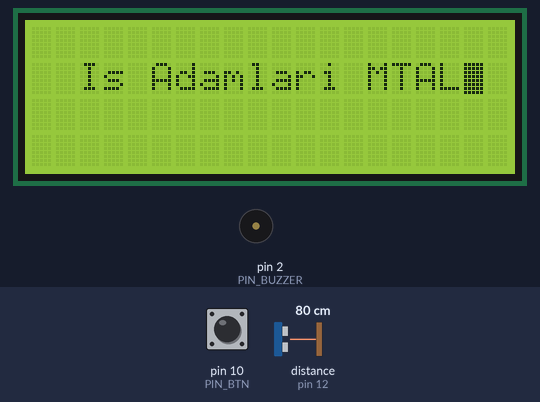
This sketch was run on a simulated Arduino Uno, built with avr-gcc and run on an emulated ATmega328P. Shown: 20×4 character LCD, buzzer (waves = sounding). Wiring (inferred from the names in the program): ultrasonic range finder: trigger pin 11; echo pin 12. The test bench sets the inputs (shaded band); at power-on: pin 10 (PIN_BTN) HIGH, distance to the obstacle (sensor on pin 12) 80 cm. The echo pulse lasts 58.3 µs per cm.

Above: at 1.6 s.
At 5.6 s:
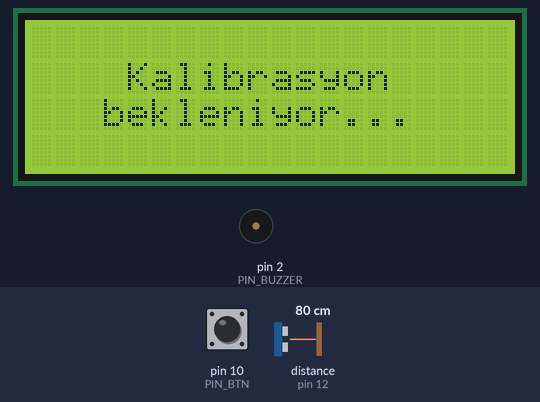
5.7 s: pin 10 (PIN_BTN) pulled LOW for 3.2 s
At 9.6 s:
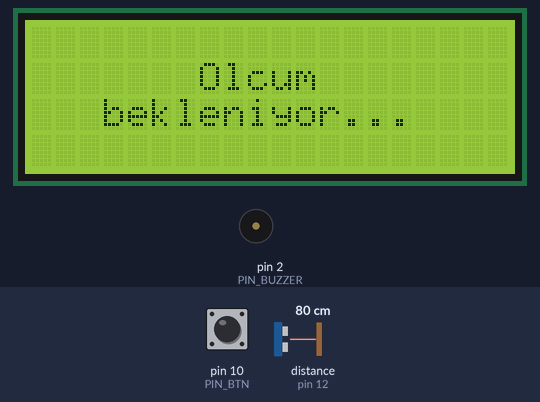
10.4 s: distance to the obstacle (sensor on pin 12) set to 2 cm
At 11.6 s:
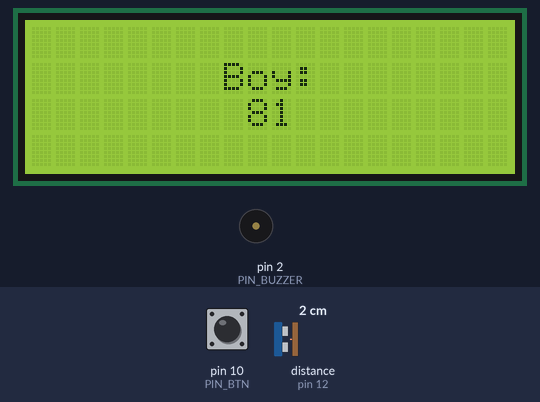
12.1 s: pin 10 (PIN_BTN) pulled LOW for 1 s
At 13.4 s:
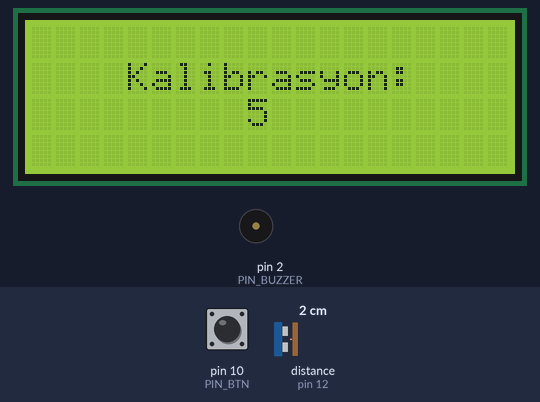
Timing chart, 0 to 15.1 s (numbered marks = the images above; inputs shaded):
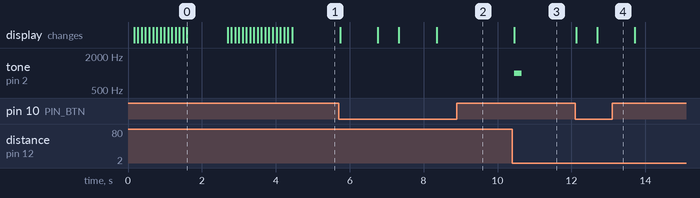

Measured:
- after the input at 5.7 s, the display: first changes at once (image 2 shows a later state)
- after the input at 10.4 s, tone on pin 2 (PIN_BUZZER): silent → 1000 Hz after 0.06 s, → silent 0.20 s later; the display: changes after 0.06 s (image 3)
- after the input at 12.1 s, the display: first changes at once (image 4 shows a later state)
- what the display in image 0 shows lasts 1.1 s, from 1.6 s to 2.7 s

The sketch:

second_way.ino
```cpp
#include <Wire.h>
#include <LiquidCrystal_I2C.h>

#define PIN_BUZZER 2
#define PIN_ECHO 12
#define PIN_TRIG 11
#define PIN_BTN 10

const int rows = 20;
const int columns = 4;

LiquidCrystal_I2C lcd(0x27, 20, 4);

void beep(int d);
void typewriter(String str, int column, int del);
void print_center(String str, int column);
int get_distance();

int setup_distance;
bool x = false;

void setup() {

  Serial.begin(9600);
  // initialize the LCD
  lcd.init();
  lcd.backlight();

  pinMode(PIN_BTN, INPUT_PULLUP);
  pinMode(PIN_BUZZER, OUTPUT);
  pinMode(PIN_TRIG, OUTPUT);
  pinMode(PIN_ECHO, INPUT);

  typewriter("Is Adamlari MTAL", 1, 1000);
  print_center("Kalibrasyon", 1);
  print_center("bekleniyor...", 2);

  /*for(int i = 0; i < 3; i++){

    beep(100);
    delay(100);

  }*/

}

void loop() {

  int diff;
  int distance;
  int btn;

  while(true){

    delay(50);

    distance = get_distance();
    diff = setup_distance - distance;
    btn = digitalRead(PIN_BTN);

    if(diff < 200 && diff > 10) break;
    if(btn == LOW) break;

  }

  if(btn == LOW){

    lcd.clear();
    setup_distance = distance + 4;
    print_center("Kalibrasyon:", 1);
    print_center(String(setup_distance), 2);
    delay(1000);

  }else{

    lcd.clear();
    print_center("Boy:", 1);
    print_center(String(diff), 2);
    beep(200);

    while(digitalRead(PIN_BTN) == HIGH)
        delay(50);

  }

  lcd.clear();
  print_center("Olcum", 1);
  print_center("bekleniyor...", 2);
  delay(500);

}

int get_distance(){

  digitalWrite(PIN_TRIG, LOW);
  delayMicroseconds(2);
  digitalWrite(PIN_TRIG, HIGH);
  delayMicroseconds(10);
  digitalWrite(PIN_TRIG, LOW);
  long duration = pulseIn(PIN_ECHO, HIGH);
  int distance = duration * 0.034 / 2;
  return distance;

}

void print_center(String str, int column){

  int len = str.length();
  int start = (rows - len) / 2;
  lcd.setCursor(start, column);
  lcd.print(str);

}

void typewriter(String str, int column, int del){

  lcd.blink();

  int len = str.length();
  int start = (rows - len) / 2;
  char arr[len+1];

  str.toCharArray(arr, len+1);

  for(int i = 0; i < len; i++){
    lcd.setCursor(start+i, column);
    lcd.write(arr[i]);
    delay(100);
  }

  delay(del);

  for(int i = len; i >= 0; i--){
    lcd.setCursor(start+i, column);
    lcd.write((byte) 160);
    delay(100);
  }

  lcd.noBlink();

}

void beep(int d){

  tone(PIN_BUZZER, 1000);
  delay(d);
  noTone(PIN_BUZZER);

}
```
